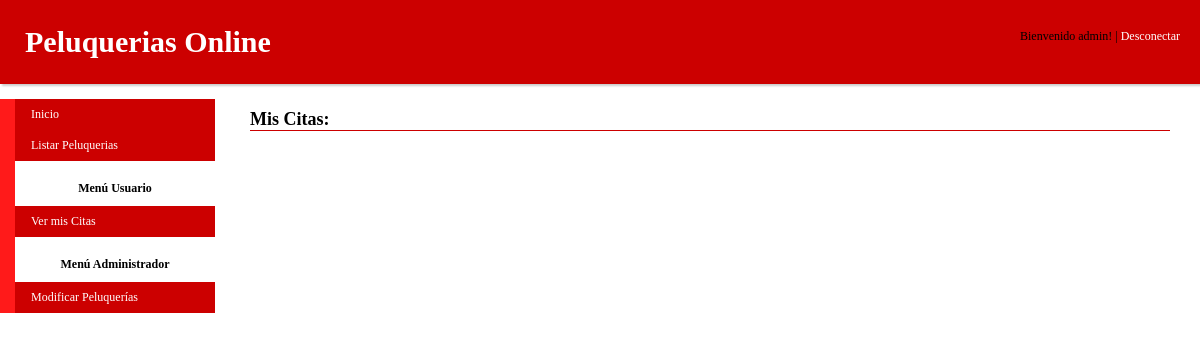
The page /citations/ (signed in) on the database as committed earlier.
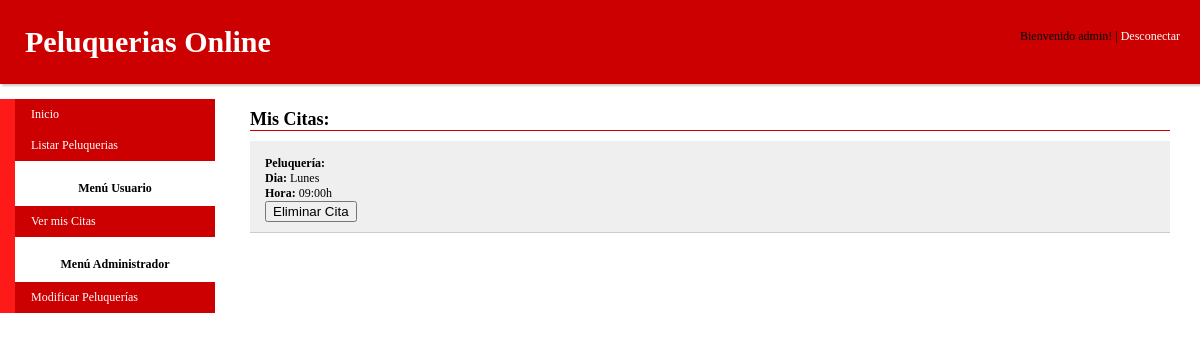
The same page on the database as committed later.
### myhairdressing/models.py (models this page shows, shortened)
class Citation(models.Model):
    id = models.AutoField(primary_key=True)
    id_user = models.ForeignKey(User,related_name='citation')
    id_schedule = models.ForeignKey(Schedule, related_name='citation')

class Schedule(models.Model):
    id = models.AutoField(primary_key=True)
    DAY_CHOICES = ((1, 'Lunes'), (2, 'Martes'), (3, 'Miercoles'), (4, 'Jueves'), (5, 'Viernes'), (6, 'Sabado'))
    day = models.PositiveSmallIntegerField('Dia', blank=False, default=1, choices=DAY_CHOICES)
    HOUR_CHOICES = ((9, '09:00h'),(10, '10:00h'),(11, '11:00h'),(12, '12:00h'),(13, '13:00h'),(14, '14:00h'),(15, '15:00h'),
                    (16, '16:00h'),(17, '17:00h'),(18, '18:00h'),(19, '19:00h'),(20, '20:00h'),)
    hour = models.PositiveSmallIntegerField('Hora', blank=False, default=1, choices=HOUR_CHOICES)
    schedule_hairdressing = models.ForeignKey(Hairdressing, related_name='schedule')

### myhairdressing/templates/citations.html (shortened to what this page needs)
{% extends "index.html" %}
{% block content %}
<h2>
    Mis Citas:
</h2>
    {% for citation in CitationsList %}
        {% if citation.id_user == user %}
        <div class="citation">
            <b>Peluquería: </b> {{ citation.id_schedule.hairdressing.name }} <br />
            <b>Dia: </b> {{ citation.id_schedule.get_day_display }} <br />
            <b>Hora: </b> {{ citation.id_schedule.get_hour_display }}
        <div>
            <form action="{% url 'citation_delete' %}" method="POST">
                <input type="submit" value="Eliminar Cita">
            </form>
        </div>
        </div>
        {% endif %}
    {% endfor %}
{% endblock	%}

### myhairdressing/templates/index.html (shortened to what this page needs)
<!DOCTYPE html>
<html lang="es" xmlns="http://www.w3.org/1999/html">
<head>
    {% load static %}
    <link href="{% static 'css/style.css' %}" rel="stylesheet" type="text/css">
</head>
<body>
	<div id="header">
		<h1><a href="/">Peluquerias Online</a> </h1>
    <div id="header-right">
            {% if user.username %} Bienvenido {{ user.username }}! | <a href="/logout">Desconectar</a> {% else %} <input class="button" type="button" value="Acceder" onclick="location.href='/login';"/>{% endif %}
    </div>
	</div>
    	<div id="content">
		<div id="sidebar">
			<ul>
            <li><a href="/">Inicio</a></li>
            <li><a href="/hairdressing">Listar Peluquerias</a></li>
      </ul>
      {% if user.username %}
      <div class="menuItem">Menú Usuario</div>
      <ul>
             <li><a href="/citations">Ver mis Citas</a></li>
      </ul>
      {% endif %}
      {% if user.is_superuser %}
      <div class="menuItem">Menú Administrador</div>
      <ul>
            <li><a href="/hairdressing">Modificar Peluquerías</a></li>
      </ul>
      {% endif %}
		</div>
		<div id="main-content">
            {% block content %}{% endblock	%}
		</div>
	</div>
</body>
</html>

### myhairdressing/static/css/style.css (style rules this page uses)
* { margin: 0; }
body { font-family: Verdana; font-size: 12px;color: black }
h1 { font-size: 30px; color: whitesmoke }
a { color:#000;text-decoration: none; }
h2 { font-size:18px;border-bottom:solid 1px #cc0000;margin-bottom:10px; margin-top:10px; }
#sidebar ul { list-style-type: none; margin: 0; padding: 0; width: 200px; background-color: #cc0000; }
#sidebar { width: 200px; float: left; padding: 0 0 0 15px; background-color: #ff1a1a; }
#sidebar li a { display: block; color: #FFFFFF; padding: 8px 0 8px 16px; text-decoration: none; }
#header { background-color: #cc0000; padding: 25px 0 25px 25px; margin: 0; box-shadow: 2px 2px 2px #ccc; }
#header a { color:#FFFFFF;text-decoration: none; }
#header-right { float:right; margin-right: 20px; margin-top:-30px; }
#content { padding: 15px 30px 0 0; }
#main-content { margin-left: 250px; }
.menuItem { background-color: #FFF; font-weight: bold; text-align: center; padding-top:20px; padding-bottom:10px; }
.citation { border-bottom: solid 1px #CCC; margin-top: 10px; padding:15px; padding-bottom:10px; background-color: #EFEFEF; }

Rows that differ between the two databases and show on the page:
added Citation: id_schedule.day "Lunes", id_schedule.hour "09:00h"
